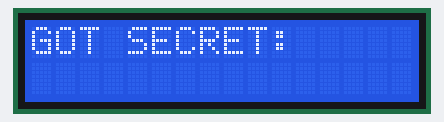
A sketch run on a simulated ESP32. Parts: 16×2 character LCD. WiFi joins after 1.5 s; servers stay silent unless stated.

Above: at 0.1 s.
At 2.3 s:
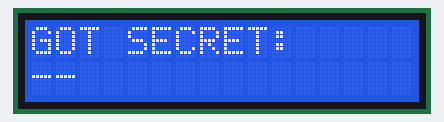

The sketch:

client_ttyUSB1.ino
```cpp
#include <WiFi.h>
#include <HTTPClient.h>
#include <LiquidCrystal.h>

LiquidCrystal lcd(19, 23, 18, 17, 16, 15);

const char* ssid = "ESP32-Access-Point";
const char* password = "123456789";

//Your IP address or domain name with URL path
const char* serverNameSecret = "http://192.168.4.1/secret";

String secret;

unsigned long previousMillis = 0;
const long interval = 2000;

void setup() {
  lcd.begin(16, 2);
  lcd.print("GOT SECRET:");
  WiFi.begin(ssid, password);
  while(WiFi.status() != WL_CONNECTED) {
    delay(500);
  }
}

void loop() {
  unsigned long currentMillis = millis();

  if(currentMillis - previousMillis >= interval) {
     // Check WiFi connection status
    if(WiFi.status()== WL_CONNECTED ){
      secret = httpGETRequest(serverNameSecret);
      previousMillis = currentMillis;
    }
    else {
      secret = "FAILED";
    }
    lcd.setCursor(0, 1);
    lcd.print("                 ");
    lcd.setCursor(0, 1);
    lcd.print(secret);
  }
}

String httpGETRequest(const char* serverName) {
  WiFiClient client;
  HTTPClient http;

  // Your Domain name with URL path or IP address with path
  http.begin(client, serverName);

  // Send HTTP POST request
  int httpResponseCode = http.GET();

  String payload = "--";

  if (httpResponseCode>0) {
    payload = http.getString();
  }
  http.end();

  return payload;
}
```
